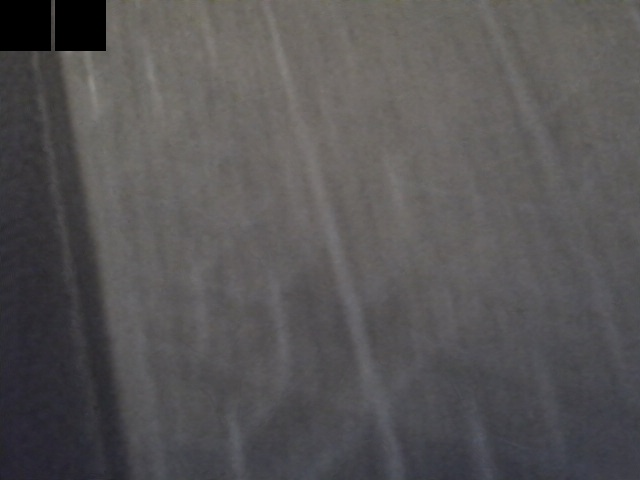
#> input picture captured_image.jpg, 640 x 480 px, given in place of the camera
$ python main.py
#> lines starting #> are read from the running program, lines starting #| are printed output that depends on the picture; after the words box and inside, x2 and y2 are one past the last pixel; in counts of white or black regions, pixels touching at a corner belong together
import cv2
import numpy as np
import webcolors

# ==========================
# Optimasi: Cache Database Warna
# ==========================
# Kita simpan data warna di awal agar tidak memanggil fungsi webcolors berulang kali
CSS3_NAMES = webcolors.names("css3")
CSS3_RGB_VALUES = [webcolors.name_to_rgb(n) for n in CSS3_NAMES]

def closest_color(rgb):
    """
    Mencari nama warna terdekat menggunakan jarak Euclidean.
    """
    min_dist = float('inf')
    closest_name = None

    # Konversi input ke array numpy untuk perhitungan vektor (lebih cepat)
    r, g, b = rgb

    # Kita iterasi manual (atau bisa pakai KDTree untuk lebih cepat jika list sangat besar)
    for i, name in enumerate(CSS3_NAMES):
        r_c, g_c, b_c = CSS3_RGB_VALUES[i]
        dist = (r - r_c)**2 + (g - g_c)**2 + (b - b_c)**2

        if dist < min_dist:
            min_dist = dist
            closest_name = name

    return closest_name

# ==========================
# Fungsi K-Means dengan OpenCV
# ==========================
def get_dominant_colors_cv2(image, k=3):
    """
    Menggunakan cv2.kmeans yang jauh lebih cepat dari sklearn
    """
    # 1. Resize gambar agar hitungan lebih ringan (Downscaling)
    # Mengubah 200x200 (40.000 pixel) menjadi 50x50 (2.500 pixel)
    # Warna dominan tetap akurat, tapi 16x lebih cepat.
    img_small = cv2.resize(image, (50, 50), interpolation=cv2.INTER_AREA)

    img = cv2.cvtColor(img_small, cv2.COLOR_BGR2RGB)
    img = img.reshape((-1, 3))

    # Harus convert ke float32 untuk cv2.kmeans
    img = np.float32(img)

    # Kriteria penghentian: (tipe, max_iter, epsilon)
    # Berhenti jika iterasi mencapai 10 atau akurasi mencapai 1.0
    criteria = (cv2.TERM_CRITERIA_EPS + cv2.TERM_CRITERIA_MAX_ITER, 10, 1.0)

    # Flags
    flags = cv2.KMEANS_RANDOM_CENTERS

    # Jalankan K-Means
    _, labels, centers = cv2.kmeans(img, k, None, criteria, 10, flags)

    # Konversi kembali ke uint8
    return centers.astype(int)

# ==========================
# Main Program
# ==========================
camera = cv2.VideoCapture(0)

# Set resolusi kamera (opsional, untuk memperingan beban)
camera.set(cv2.CAP_PROP_FRAME_WIDTH, 640)
camera.set(cv2.CAP_PROP_FRAME_HEIGHT, 480)

if not camera.isOpened():
    print("❌ Kamera tidak dapat diakses")
    exit()

print("Tekan 'q' untuk keluar")

# Variabel untuk Frame Skipping
frame_counter = 0
skip_frames = 5  # Hitung warna setiap 5 frame sekali
cached_colors = []      # Menyimpan warna terakhir
cached_names = []       # Menyimpan nama warna terakhir

while True:
    ret, frame = camera.read()
#> frame is the input picture: shape (480, 640, 3); mean B, G, R 85.3, 84.5, 86.4
    if not ret:
        break

    h, w, _ = frame.shape
#> h = 480; w = 640

    # ==========================
    # ROI (Area Tengah)
    # ==========================
    roi_size = 200
    x1 = w // 2 - roi_size // 2
#> x1 = 220
    y1 = h // 2 - roi_size // 2
#> y1 = 140
    x2 = x1 + roi_size
#> x2 = 420
    y2 = y1 + roi_size
#> y2 = 340

    roi = frame[y1:y2, x1:x2]
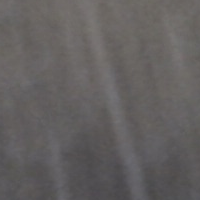
#> roi: shape (200, 200, 3); mean B, G, R 95.9, 96.3, 99.5

    # Gambar kotak ROI
    cv2.rectangle(frame, (x1, y1), (x2, y2), (255, 255, 255), 2)
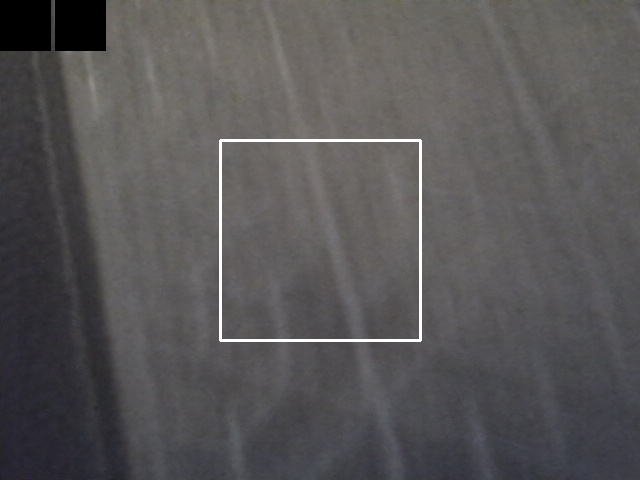
#> frame: shape (480, 640, 3); 0.78% of pixels changed, all inside (x1, y1, x2, y2) = (219, 139, 422, 342)

    # ==========================
    # Proses Deteksi (Frame Skipping)
    # ==========================
    # Hanya jalankan algoritma berat jika sisa bagi frame_counter dengan skip_frames adalah 0
    if frame_counter % skip_frames == 0:
        cached_colors = get_dominant_colors_cv2(roi, k=3)
#> in get_dominant_colors_cv2, `img_small = cv2.resize(image, (50, 50), interpolation=cv2.INTER_AREA)`:
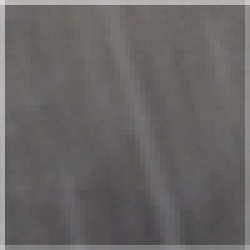
#> img_small: shape (50, 50, 3) (shown 5 times larger); mean B, G, R 100.6, 101.1, 104.1
#> in get_dominant_colors_cv2, `img_small = cv2.resize(image, (50, 50), interpolation=cv2.INTER_AREA)`:
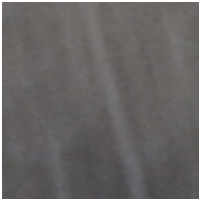
#> image: shape (200, 200, 3); mean B, G, R 100.6, 101.1, 104.1
#> in get_dominant_colors_cv2, `img = img.reshape((-1, 3))`: img = 2500 rows, first 8: [219, 218, 217], [183, 180, 180], [184, 182, 182], [183, 181, 180], [181, 179, 178], [181, 178, 178], [181, 178, 177], [181, 179, 177]
#> in get_dominant_colors_cv2, `_, labels, centers = cv2.kmeans(img, k, None, criteria, 10, flags)`: labels = 2500 values, max 2 at index 51, min 0 at index 306, mean 1.24; centers = [[90.1, 87.62, 88.54], [171.4, 169.4, 168.8], [106.6, 103.2, 101.9]]
#> cached_colors = [[90, 87, 88], [171, 169, 168], [106, 103, 101]]
        cached_names = [closest_color(tuple(c)) for c in cached_colors]
#> in closest_color, `r, g, b = rgb`: r = 90; g = 87; b = 88
#> the loop in closest_color, `for i, name in enumerate(CSS3_NAMES):` made 147 passes
#> (dist, min_dist) on passes 1, 2, 4, 8, 11, 12, 30, 37, 43: (76310, 76310), (63633, 63633), (44969, 44969), (23413, 23413), (23284, 23284), (9766, 9766), (2106, 2106), (1994, 1994), (838, 838)
#> dist on passes 3, 5, 6, 7, 9, 10: 64213, 78613, 66413, 58770, 62818, 43558
#> after the loop in closest_color, `for i, name in enumerate(CSS3_NAMES):`: closest_name = 'dimgray'; min_dist = 838
#> the loop in closest_color (call 2), `for i, name in enumerate(CSS3_NAMES):` made 147 passes
#> (dist, min_dist) on passes 1, 2, 4, 13, 25: (18571, 18571), (12806, 12806), (11268, 11268), (3915, 3915), (5, 5)
#> dist on passes 3, 5, 6, 7, 8, 9: 44206, 19726, 13956, 11321, 86026, 12781
#> cached_names = ['dimgray', 'darkgray', 'dimgray']

    frame_counter += 1

    # ==========================
    # Tampilkan Hasil (Menggunakan Data Cache)
    # ==========================
    # Jika cached_colors kosong (frame pertama), skip dulu
    if len(cached_colors) > 0:
        for i, color in enumerate(cached_colors):
            bgr = tuple(int(c) for c in color[::-1]) # RGB to BGR
            name = cached_names[i]

            start_x = 10
            start_y = 10 + i * 60
            end_x = start_x + 50
            end_y = start_y + 50

            # Gambar kotak warna
            cv2.rectangle(frame, (start_x, start_y), (end_x, end_y), bgr, -1)

            # Outline kotak agar terlihat jika warnanya hitam/putih
            cv2.rectangle(frame, (start_x, start_y), (end_x, end_y), (200, 200, 200), 1)

            # Teks bayangan (outline) agar terbaca di background apapun
            cv2.putText(frame, name, (end_x + 10, start_y + 35),
                        cv2.FONT_HERSHEY_SIMPLEX, 0.6, (0, 0, 0), 3)
            # Teks utama
            cv2.putText(frame, name, (end_x + 10, start_y + 35),
                        cv2.FONT_HERSHEY_SIMPLEX, 0.6, (255, 255, 255), 1)
#> this loop made 3 passes
#> (color, bgr, name, start_y, end_y) on passes 1 to 3: ([90, 87, 88], (88, 87, 90), 'dimgray', 10, 60), ([171, 169, 168], (168, 169, 171), 'darkgray', 70, 120), ([106, 103, 101], (101, 103, 106), 'dimgray', 130, 180)
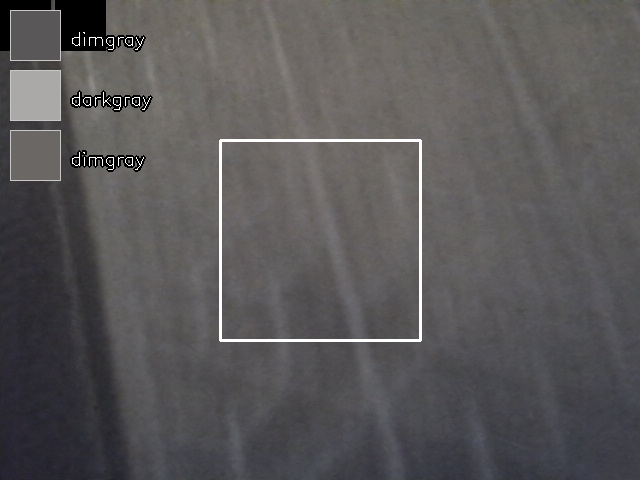
#> frame: shape (480, 640, 3); 3.32% of pixels changed, all inside (x1, y1, x2, y2) = (10, 10, 153, 181)

    cv2.imshow("Real-Time Color Detection (Optimized)", frame)

    if cv2.waitKey(1) & 0xFF == ord('q'):
#> (key q is pressed here)
        break

camera.release()
cv2.destroyAllWindows()
